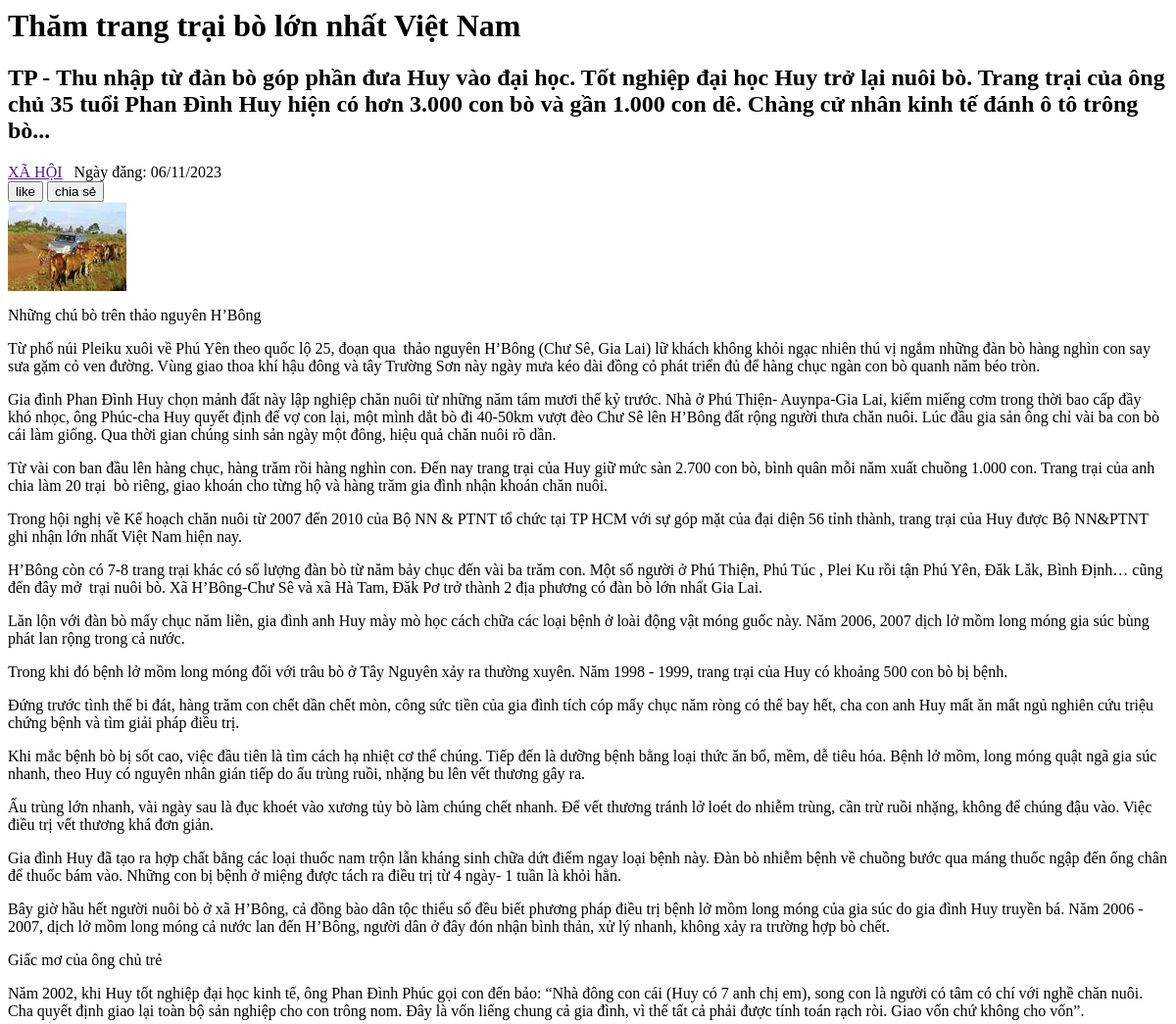
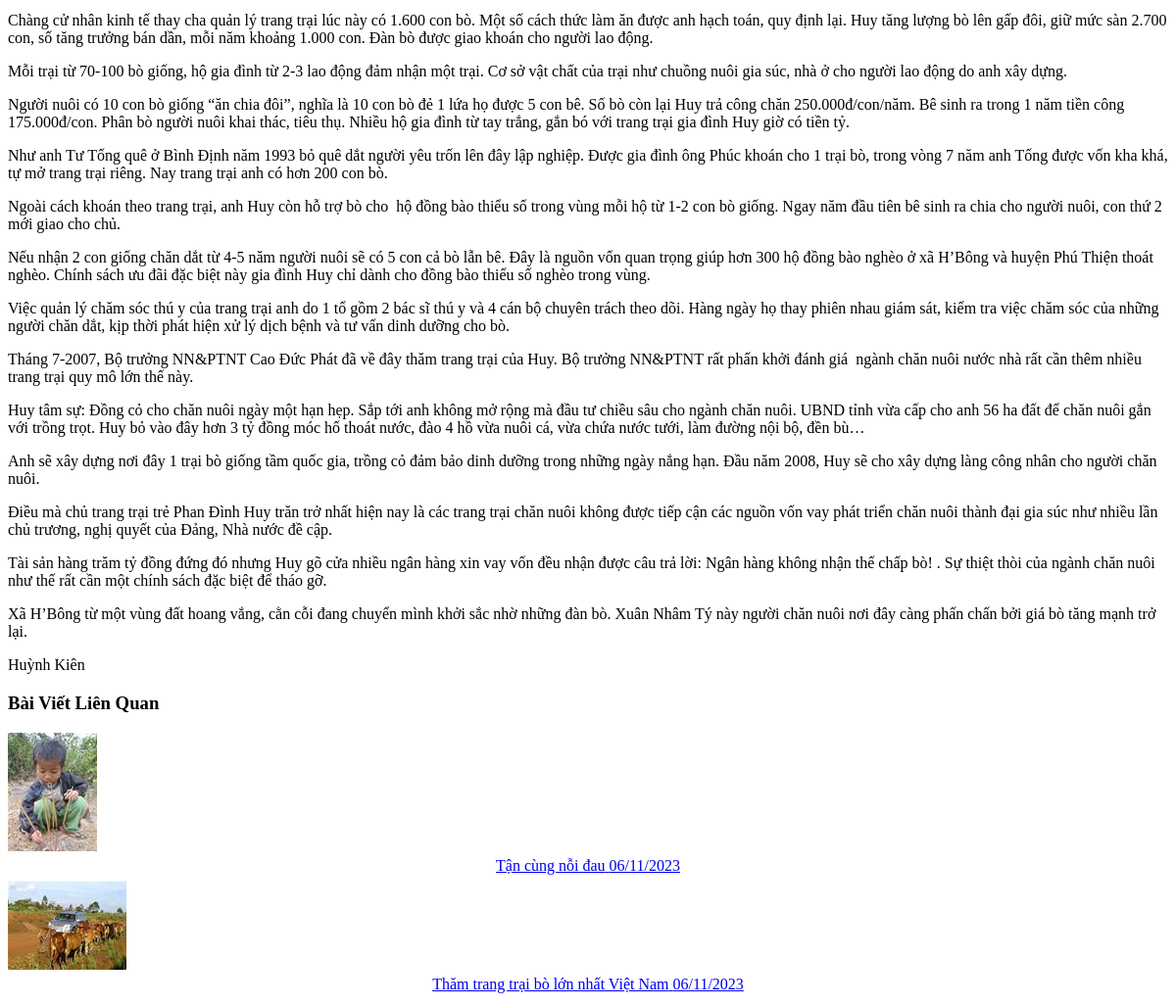
Page /tinchitiet.php?slug=tham-trang-trai-bo-lon-nhat-viet-nam on the earlier database version (2 pictures, top to bottom).
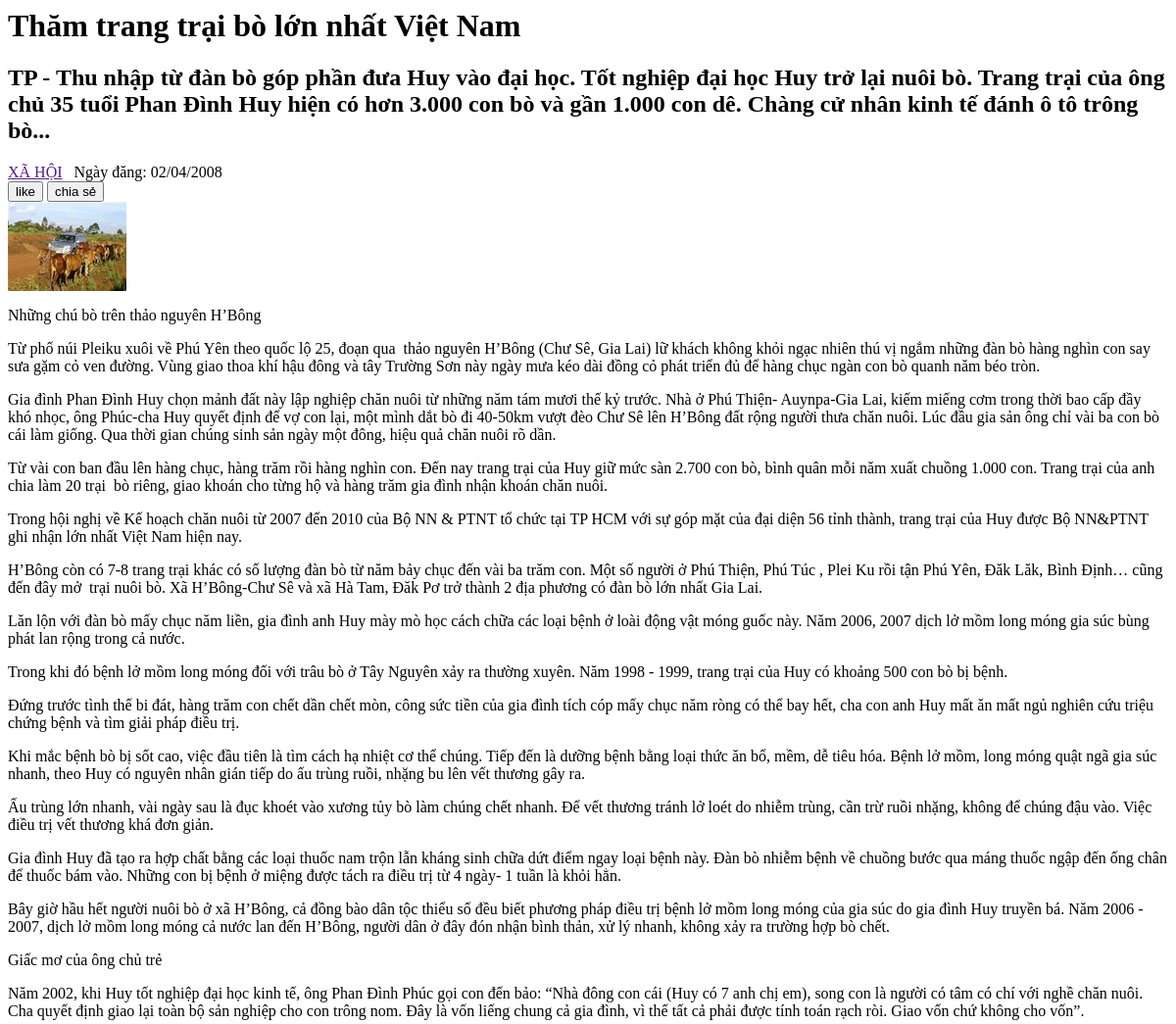
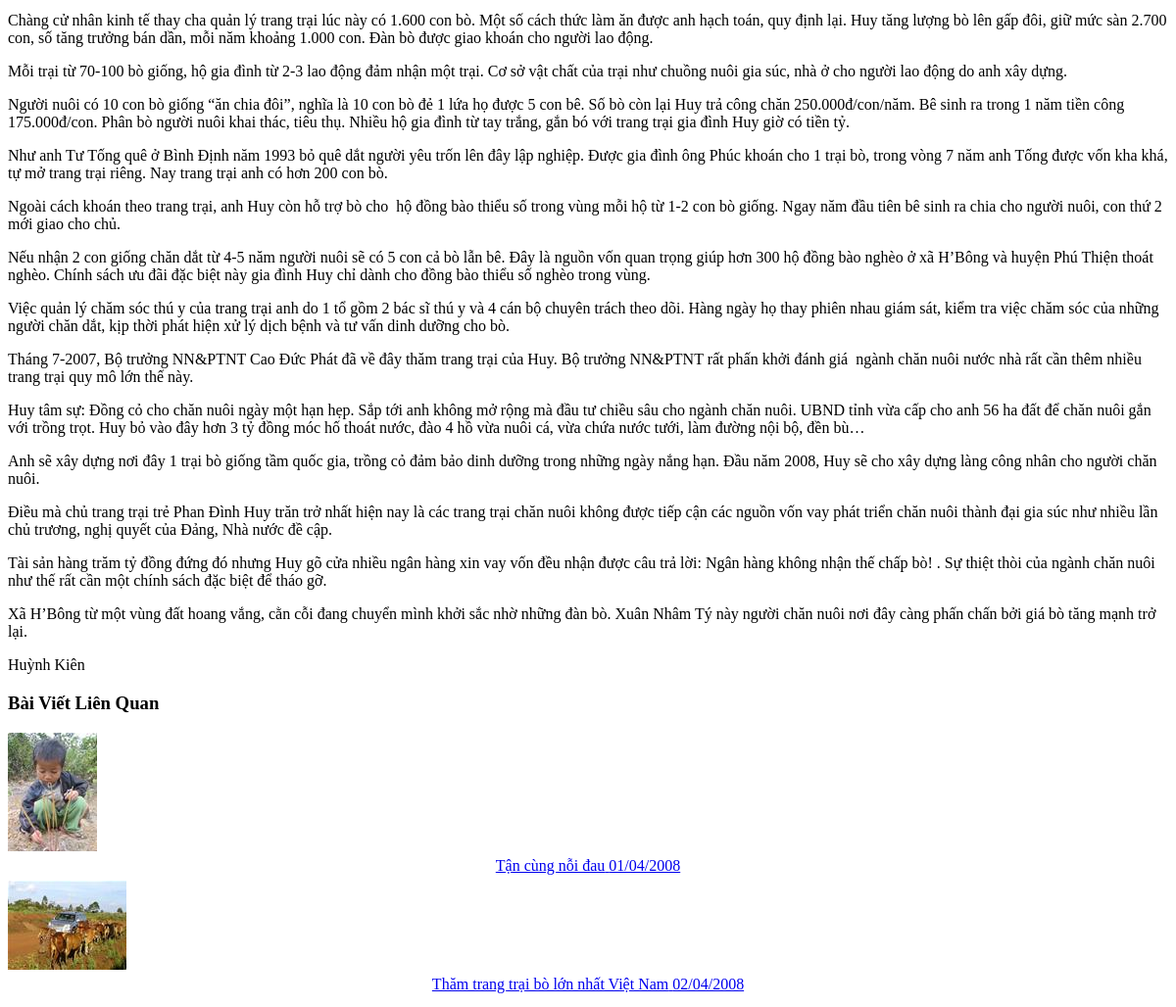
Same page on the later database version (2 pictures, top to bottom).
### tables this page shows
CREATE TABLE `tin` (
  `idTin` int(11) NOT NULL,
  `lang` char(2) NOT NULL DEFAULT 'vi',
  `TieuDe` varchar(255) NOT NULL DEFAULT '',
  `slug` varchar(255) NOT NULL,
  `TomTat` varchar(1000) DEFAULT NULL,
  `urlHinh` varchar(255) DEFAULT NULL,
  `Ngay` date DEFAULT current_timestamp(),
  `Content` text DEFAULT NULL,
  `idLT` int(11) NOT NULL DEFAULT 0,
  `SoLanXem` int(11) DEFAULT 0,
  `NoiBat` tinyint(1) DEFAULT 0,
  `AnHien` tinyint(1) DEFAULT 1,
  `tags` varchar(2000) DEFAULT NULL
);

CREATE TABLE `loaitin` (
  `idLT` int(11) NOT NULL,
  `lang` char(2) DEFAULT 'vi',
  `Ten` varchar(100) NOT NULL DEFAULT '',
  `slug` varchar(100) NOT NULL,
  `ThuTu` tinyint(11) DEFAULT 0,
  `AnHien` tinyint(1) DEFAULT 1,
  `MoTa` varchar(4000) NOT NULL,
  `idTL` int(11) NOT NULL DEFAULT 1
);

### functions.php (called while the page is built, shortened)
<?php
  function executeResult($sql)  {
    $conn= new mysqli(DB_HOST,DB_USERNAME,DB_PASSWORD,DB_NAME);
    mysqli_set_charset($conn, "utf8");
    $result=mysqli_query($conn,$sql);
    $data=[];
    if($result!=null){
        while ($row=mysqli_fetch_assoc($result)) {
            $data[]=$row;
        }
    }
    return $data;
  }
  function executeSingerResult($sql){
    $conn= mysqli_connect(DB_HOST,DB_USERNAME,DB_PASSWORD,DB_NAME);
    mysqli_set_charset($conn, "utf8");
       $result=mysqli_query($conn,$sql);
       $row="";
       if($result!=null){
          $row=mysqli_fetch_array($result,1);
      }
    return $row;
  }
  function layidTin($tieude_KhongDau){
    $sql = "SELECT idTin FROM tin WHERE slug=?";
    $db_Host = DB_HOST;
    $db_User= DB_USERNAME;
    $db_Pass= DB_PASSWORD;
    $db_Name = DB_NAME;
    $conn =new PDO("mysql:host={$db_Host};dbname={$db_Name};charset=utf8","{$db_User}","{$db_Pass}");
    $st = $conn->prepare($sql);
    $st->execute( [$tieude_KhongDau] );
    $data = $st->fetchAll(PDO::FETCH_ASSOC);
    return $data[0]['idTin'];
  }
?>

### tinchitiet.php (the view, shortened to what this page needs)
<?php
    require_once "./functions.php";
    $slug = $_GET['slug']??'';
    $idTin = layidTin($slug);
    settype($idTin, "int");
    $sql="SELECT tin.*,loaitin.Ten as tenloaitin,loaitin.idLT FROM tin
                  INNER JOIN loaitin on tin.idLT=loaitin.idLT
                  WHERE idTin=$idTin ";
    $result=executeSingerResult($sql);
    $idLT=$result['idLT'];
    $limit= NUM_RELATED_POST;
    $sql="SELECT * FROM  tin WHERE idLT=$idLT AND idTin<= $idTin AND AnHien=1 limit 0,$limit ";
    $result2=executeResult($sql);
?>
<html>
<div class="listNewAnnAd">
    <div class="categoryNews">
        <div class="categoryNews-header">
            <h1><?= $result['TieuDe']  ?></h1>
            <?php if (trim($result['TomTat'])!="") {?>
            <h2 class="motatin"><?= $result['TomTat']  ?></h2>
            <?php } ?>
            <div class="infor-1">
                <a href=""> <?= mb_convert_case($result['tenloaitin'], MB_CASE_UPPER, 'utf-8') ?></a>
                <span> Ngày đăng: <?= date('d/m/Y',strtotime($result['Ngay'])) ?></span>
            </div>
            <div class="socails"><button><i class='bx bxs-like'></i>like</button> <button>chia sẻ</button></div>
        </div>
        <div class="contentct">
            <img src=" <?= $result['urlHinh'] ?>" alt="">
             <?= $result['Content'] ?>
        </div>
    </div>
</div>
<div class="listNewAnnAd">
    <div class="related-Posts">
        <div class="related-Posts-header">
            <h3>Bài Viết Liên Quan</h3>
        </div>
        <div class="related-Posts_list">
           <?php
           $baseDir = BASE_DIR;
           foreach ($result2 as $item) {
               $image = $item['urlHinh'] == '' ? BASE_DIR."images/defaultimg.jpg" : $item['urlHinh'];
               $ngay = date('d/m/Y',strtotime($item['Ngay']));
               echo "
                <a href='{$baseDir}bv/{$item['slug']}.html' class='card'>
                    <img src='$image' >
                    <div class='card-txt' style='text-align:center'>
                        <span class='card-title'>$item[TieuDe]</span>
                        <span style='height:30px;line-height:30px;' class='card-date'>$ngay</span>
                    </div>
                </a>
                "; }
           ?>
        </div>
    </div>
</div>
</html>

### tinchitiet.php (style rules this page uses)
.infor-1 { display: flex; }

Differences in the rows shown:
changed tin "Thăm trang trại bò lớn nhất Việt Nam": Ngay "06/11/2023" → "02/04/2008"
changed tin "Tận cùng nỗi đau": Ngay "06/11/2023" → "01/04/2008"
